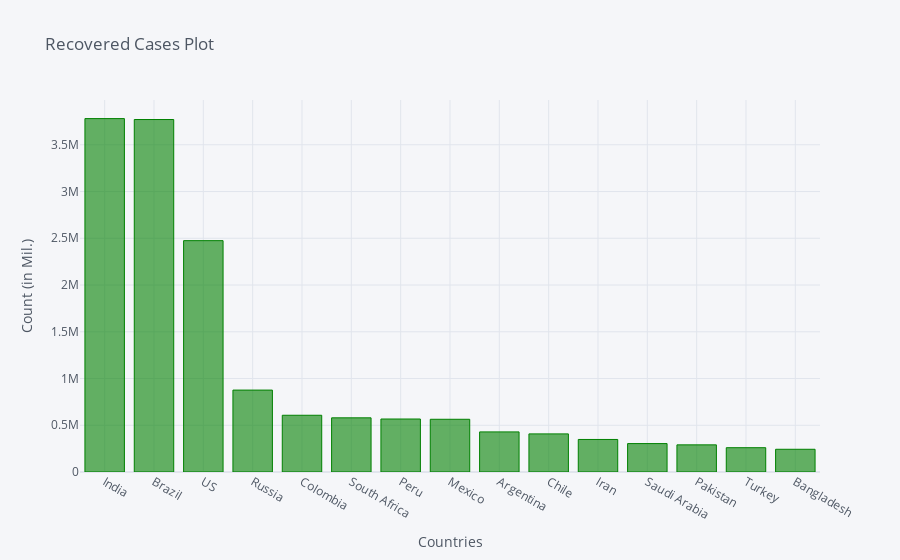

Notebook source saved alongside this figure:
### Code cell
recovered_df2_plot.iplot(kind='bar', x='Country/Region', y='9/14/20',color='green',
                         title='Recovered Cases Plot',xTitle='Countries',yTitle='Count (in Mil.)')

### Figure 1 — Plotly figure (JSON) as saved in the notebook; plotly's stock layout.template omitted (floating-point values rounded to 4 significant figures)
{"data": [{"marker": {"color": "rgba(0, 128, 0, 0.6)", "line": {"color": "rgba(0, 128, 0, 1.0)", "width": 1}}, "name": "9/14/20", "orientation": "v", "text": "", "type": "bar", "x": ["India", "Brazil", "US", "Russia", "Colombia", "South Africa", "Peru", "Mexico", "Argentina", "Chile", "Iran", "Saudi Arabia", "Pakistan", "Turkey", "Bangladesh"], "y": [3780107, 3770138, 2474570, 876152, 606925, 579289, 566796, 564053, 428953, 407725, 348013, 303930, 290261, 260058, 243155]}], "layout": {"legend": {"bgcolor": "#F5F6F9", "font": {"color": "#4D5663"}}, "paper_bgcolor": "#F5F6F9", "plot_bgcolor": "#F5F6F9", "title": {"font": {"color": "#4D5663"}, "text": "Recovered Cases Plot"}, "xaxis": {"gridcolor": "#E1E5ED", "showgrid": true, "tickfont": {"color": "#4D5663"}, "title": {"font": {"color": "#4D5663"}, "text": "Countries"}, "zerolinecolor": "#E1E5ED"}, "yaxis": {"gridcolor": "#E1E5ED", "showgrid": true, "tickfont": {"color": "#4D5663"}, "title": {"font": {"color": "#4D5663"}, "text": "Count (in Mil.)"}, "zerolinecolor": "#E1E5ED"}}}
